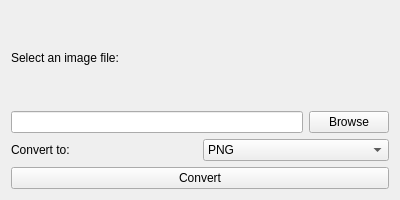
<?xml version="1.0" encoding="UTF-8"?>
<ui version="4.0">
 <class>ImageConverter</class>
 <widget class="QWidget" name="ImageConverter">
  <property name="geometry">
   <rect>
    <x>0</x>
    <y>0</y>
    <width>400</width>
    <height>200</height>
   </rect>
  </property>
  <property name="windowTitle">
   <string>Image Converter</string>
  </property>
  <layout class="QVBoxLayout" name="verticalLayout">
   <item>
    <widget class="QLabel" name="label">
     <property name="text">
      <string>Select an image file:</string>
     </property>
    </widget>
   </item>
   <item>
    <layout class="QHBoxLayout" name="horizontalLayout">
     <item>
      <widget class="QLineEdit" name="filePath"/>
     </item>
     <item>
      <widget class="QPushButton" name="btnBrowse">
       <property name="text">
        <string>Browse</string>
       </property>
      </widget>
     </item>
    </layout>
   </item>
   <item>
    <layout class="QHBoxLayout" name="horizontalLayout_2">
     <item>
      <widget class="QLabel" name="label_2">
       <property name="text">
        <string>Convert to:</string>
       </property>
      </widget>
     </item>
     <item>
      <widget class="QComboBox" name="formatCombo">
       <item>
        <property name="text">
         <string>PNG</string>
        </property>
       </item>
       <item>
        <property name="text">
         <string>JPEG</string>
        </property>
       </item>
       <item>
        <property name="text">
         <string>JPG</string>
        </property>
       </item>
      </widget>
     </item>
    </layout>
   </item>
   <item>
    <widget class="QPushButton" name="btnConvert">
     <property name="text">
      <string>Convert</string>
     </property>
    </widget>
   </item>
  </layout>
 </widget>
 <resources/>
 <connections/>
</ui>
